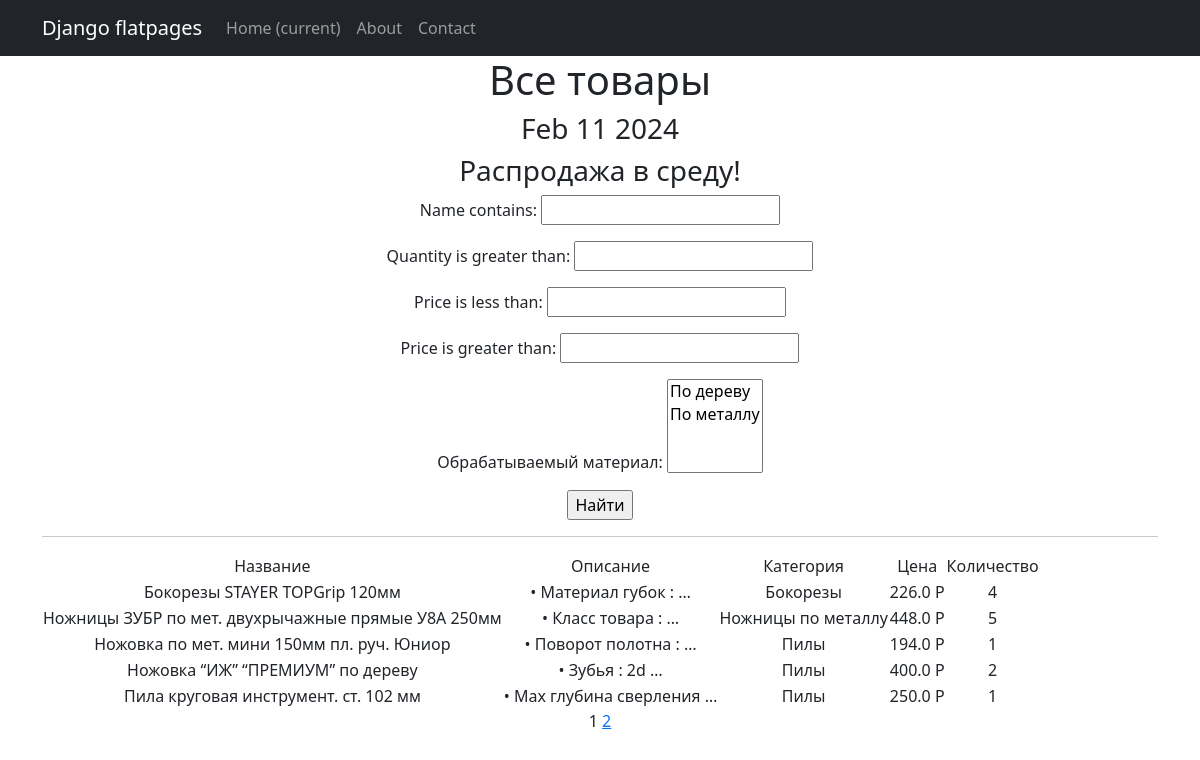
/products/, run on an earlier commit of the app's database.
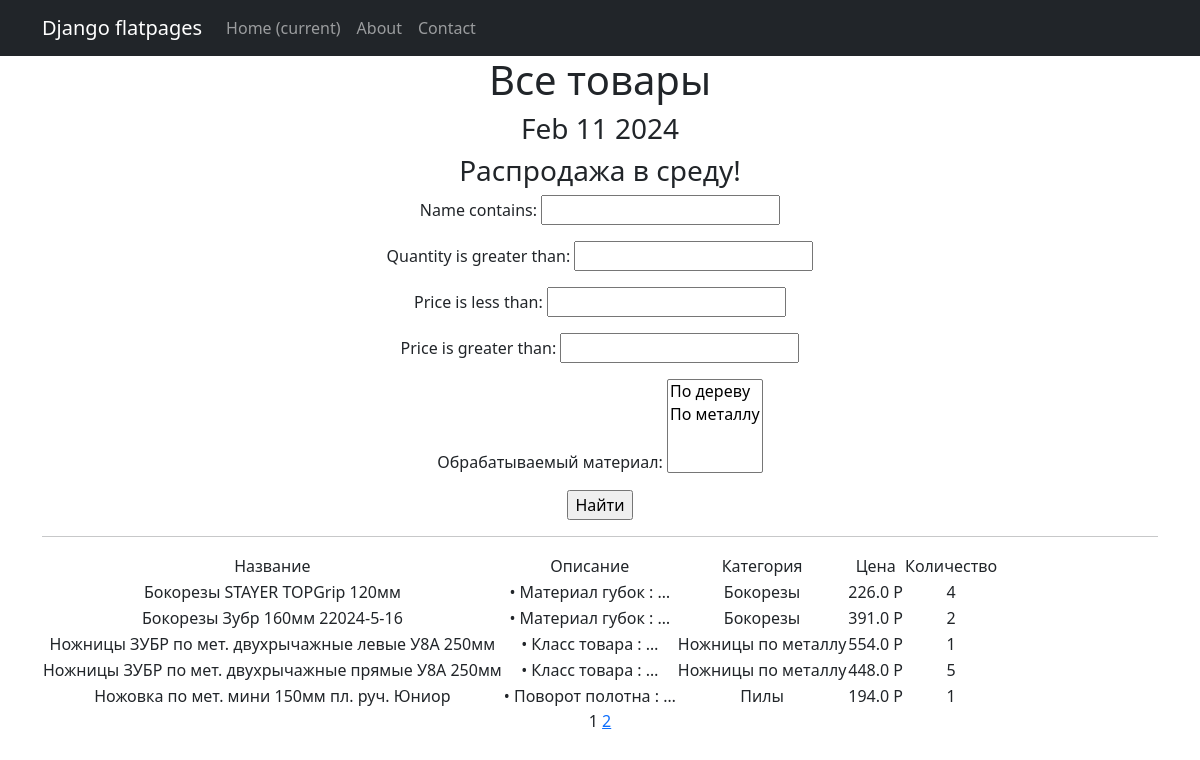
And on a later commit of the database.
### simpleapp/models.py (models this page shows, shortened)
class Product(models.Model):
    name = models.CharField(max_length=50, unique=True,)
    description = models.TextField()
    quantity = models.IntegerField(
        validators=[MinValueValidator(0)],
    )
    category = models.ForeignKey(
        to='Category',
        on_delete=models.CASCADE,
        related_name='products', # все продукты в категории будут доступны через поле products
    )
    price = models.FloatField(
        validators=[MinValueValidator(0.0)],
    )

class Category(models.Model):
    name = models.CharField(max_length=100, unique=True)

### simpleapp/views.py (the view)
# urls.py: path('', ProductsList.as_view(), name='product_list'),
class ProductsList(ListView):
    model = Product
    ordering = 'name'
    template_name = 'products.html'
    context_object_name = 'products'
    paginate_by = 5
    def get_queryset(self):
        queryset = super().get_queryset()
        self.filterset = ProductFilter(self.request.GET, queryset)
        return self.filterset.qs
    def get_context_data(self, **kwargs):
        context = super().get_context_data(**kwargs)
        context['next_sale'] = "Распродажа в среду!"
        context['filterset'] = self.filterset
        return context

### simpleapp/models.py (called while the page is built)
    def __str__(self):
        return self.material

### simpleapp/templatetags/custom_filters.py (called while the page is built)
@register.filter()
def currency(value, code='rub'):
   postfix = CURRENCIES_SYMBOLS[code]
   return f'{value} {postfix}'

### simpleapp/templatetags/custom_tags.py (called while the page is built)
@register.simple_tag()
def current_time(format_string='%b %d %Y'):
    return datetime.utcnow().strftime(format_string)

@register.simple_tag(takes_context=True)
def url_replace(context, **kwargs):
    d = context['request'].GET.copy()
    for k, v in kwargs.items():
        d[k] = v
    return d.urlencode()

### templates/products.html (shortened to what this page needs)
{% extends 'flatpages/default.html' %}
{% load custom_filters %}
{% load custom_tags %}
{% block content %}
    <h1>Все товары</h1>
    <h3>{% current_time '%b %d %Y' %}</h3>
    <h3> {{ next_sale|default_if_none:"Чуть позже сообщим о распродаже!" }} </h3>
    <form action="" method="get">
        {{ filterset.form.as_p }}
        <input type="submit" value="Найти" />
    </form>
    <hr>
    {% if products %}
        <table>
            <tr>
                <td>Название</td>
                <td>Описание</td>
                <td>Категория</td>
                <td>Цена</td>
                <td>Количество</td>
            </tr>
            {% for product in products %}
            <tr>
                <td>{{ product.name }}</td>
                <td>{{ product.description|truncatewords:4 }}</td>
                <td>{{ product.category.name }}</td>
                <td>{{ product.price|currency:"rub" }}</td>
                <td>{{ product.quantity }}</td>
            </tr>
           {% endfor %}
        </table>
    {% else %}
        <h2>Товаров нет!</h2>
    {% endif %}
    {{ page_obj.number }}
    {% if page_obj.has_next %}
        <a href="?{% url_replace page=page_obj.next_page_number %}">{{ page_obj.next_page_number }}</a>
    {% endif %}
{% endblock content %}

What changed in the data, as far as the page shows it:
no longer on this page (row unchanged): Product: name "Ножовка “ИЖ” “ПРЕМИУМ” по дереву", description "• Зубья : 2d …", category.name "Пилы", price "400.0 Р", quantity "2"
no longer on this page (row unchanged): Product: name "Пила круговая инструмент. ст. 102 мм", description "• Max глубина сверления …", category.name "Пилы", price "250.0 Р", quantity "1"
added Product: name "Бокорезы Зубр 160мм 22024-5-16", description "• Материал губок : …", category.name "Бокорезы", price "391.0 Р", quantity "2"
added Product: name "Ножницы ЗУБР по мет. двухрычажные левые У8А 250мм", description "• Класс товара : …", category.name "Ножницы по металлу", price "554.0 Р", quantity "1"
